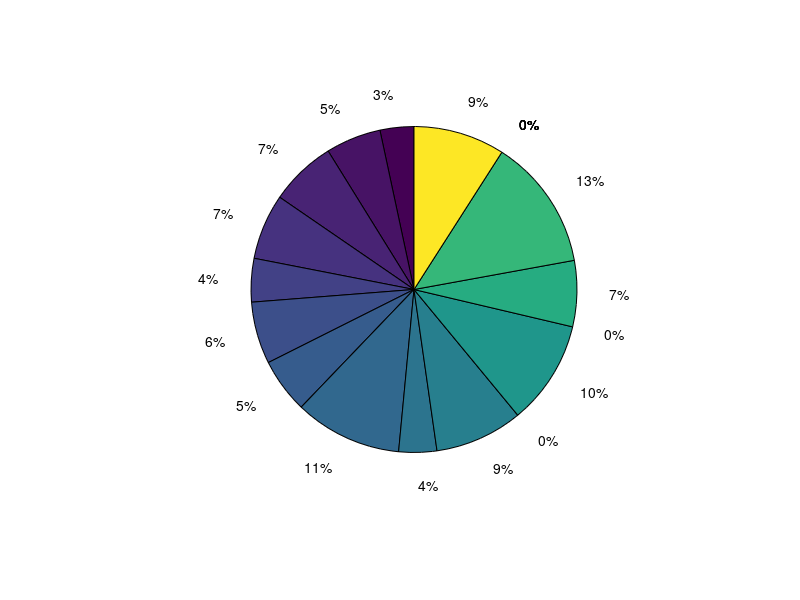

Write MATLAB code to recreate this figure. (Note: this script raises an error after producing the figure.)
%loads in data from Project.m
load Project

%creates a figure for the histogram and compiles a numeric spreadsheet from
...imported data
figure('name','Pie')
piedata = [tab_neighv(:,2),tab_neighc(:,2)]
piedata = cell2mat(piedata);

%Defines bin size
binedges = (50:50:1100)

%Calculates average number of crime for bins with neighborhoods by dividing
...summed crime by number of neighborhoods in bins
a = sum(piedata(find(piedata(:,1) <= 50),2))./length(find(piedata(:,1) <= 50))
b = sum(piedata(find(piedata(:,1) > 50 & piedata(:,1) <= 100),2))./length(find(piedata(:,1) > 50 & piedata(:,1) <= 100))
c = sum(piedata(find(piedata(:,1) > 100 & piedata(:,1) <= 150),2))./length(find(piedata(:,1) > 100 & piedata(:,1) <= 150))
d = sum(piedata(find(piedata(:,1) > 150 & piedata(:,1) <= 200),2))./length(find(piedata(:,1) > 150 & piedata(:,1) <= 200))
e = sum(piedata(find(piedata(:,1) > 200 & piedata(:,1) <= 250),2))./length(find(piedata(:,1) > 200 & piedata(:,1) <= 250))
f = sum(piedata(find(piedata(:,1) > 250 & piedata(:,1) <= 300),2))./length(find(piedata(:,1) > 250 & piedata(:,1) <= 300))
g = sum(piedata(find(piedata(:,1) > 300 & piedata(:,1) <= 350),2))./length(find(piedata(:,1) > 300 & piedata(:,1) <= 350))
h = sum(piedata(find(piedata(:,1) > 350 & piedata(:,1) <= 400),2))./length(find(piedata(:,1) > 350 & piedata(:,1) <= 400))
i = sum(piedata(find(piedata(:,1) > 400 & piedata(:,1) <= 450),2))./length(find(piedata(:,1) > 400 & piedata(:,1) <= 450))
j = sum(piedata(find(piedata(:,1) > 450 & piedata(:,1) <= 500),2))./length(find(piedata(:,1) > 450 & piedata(:,1) <= 500))
k = sum(piedata(find(piedata(:,1) > 500 & piedata(:,1) <= 550),2))
l = sum(piedata(find(piedata(:,1) > 550 & piedata(:,1) <= 600),2))./length(find(piedata(:,1) > 550 & piedata(:,1) <= 600))
m = sum(piedata(find(piedata(:,1) > 600 & piedata(:,1) <= 650),2))
n = sum(piedata(find(piedata(:,1) > 650 & piedata(:,1) <= 700),2))./length(find(piedata(:,1) > 650 & piedata(:,1) <= 700))
o = sum(piedata(find(piedata(:,1) > 700 & piedata(:,1) <= 750),2))./length(find(piedata(:,1) > 700 & piedata(:,1) <= 750))
p = sum(piedata(find(piedata(:,1) > 750 & piedata(:,1) <= 800),2))
q = sum(piedata(find(piedata(:,1) > 800 & piedata(:,1) <= 850),2))
r = sum(piedata(find(piedata(:,1) > 850 & piedata(:,1) <= 900),2))
s = sum(piedata(find(piedata(:,1) > 900 & piedata(:,1) <= 950),2))
t = sum(piedata(find(piedata(:,1) > 950 & piedata(:,1) <= 1000),2))
u = sum(piedata(find(piedata(:,1) > 1000 & piedata(:,1) <= 1050),2))
v = sum(piedata(find(piedata(:,1) > 1050 & piedata(:,1) <= 1100),2))./length(find(piedata(:,1) > 1050 & piedata(:,1) <= 1100))

%Setting matrix to store crime data
AvgVacantHomesPerBin = [a,b,c,d,e,f,g,h,i,j,k,l,m,n,o,p,q,r,s,t,u,v]

%Generates pie chart with crime data
pie(AvgVacantHomesPerBin)

%Generates text and legend
percentagetext = findobj(p,'Type','text')
percentvalues = get(percentagetext,'String')
txt = {'50: ';'100: ';'150: ';'200: ';'250: ';'300: ';'350: ';'400: ';'450: ';'500: ';'600: ';'700: ';'750: ';'1100: '}
txt = flipud(txt)
combinedtxt = strcat(txt,percentvalues)
for i = 1:14
    percentagetext(i).String = combinedtxt(i);
end
pieslicelabels = {'0-50 Vacant Homes','50-100 Vacant Homes','100-150 Vacant Homes','150-200 Vacant Homes','200-250 Vacant Homes','250-300 Vacant Homes','300-350 Vacant Homes','350-400 Vacant Homes','400-450 Vacant Homes','450-500 Vacant Homes','550-600 Vacant Homes','650-700 Vacant Homes','700-750 Vacant Homes','1050-1100 Vacant Homes'}
legend(pieslicelabels,'Location','bestoutside')


